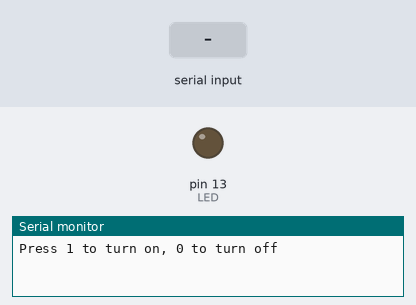
The sketch below on a simulated Arduino Uno, built with avr-gcc and run on an emulated ATmega328P. Parts: output pins drawn as LEDs (lit = HIGH), the last lines printed to the serial monitor. The inputs (shaded band) are chosen by the test bench.

Above: at 1.2 s.
1.3 s: "1" received over Serial
At 1.6 s:
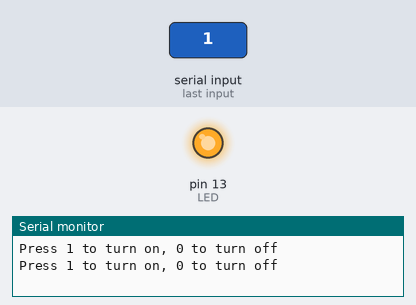
2.8 s: "0" received over Serial
At 3.9 s:
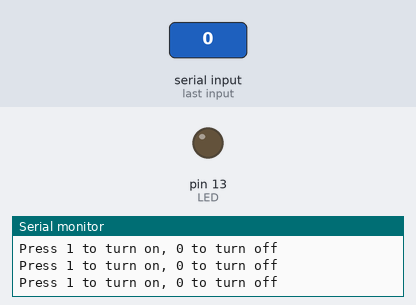
Timing chart, 0 to 5.8 s (numbered marks = the images above; inputs shaded):
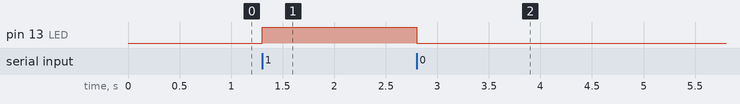

The sketch:

bot_bluetooth_test.ino
```cpp
char BYTE;
int LED = 13;

void setup()
{
    Serial.begin(9600);
    pinMode(LED, OUTPUT);
}

void loop()
{
    Serial.println("Press 1 to turn on, 0 to turn off");
    while(!Serial.available());
    BYTE = Serial.read();
    if(BYTE == '0')
        digitalWrite(LED, LOW);
    if(BYTE == '1')
        digitalWrite(LED, HIGH);
    delay(50);
}
```

Measured:
- after the input at 1.3 s, pin 13 (LED): LOW → HIGH at once
- after the input at 2.8 s, pin 13 (LED): HIGH → LOW at once
